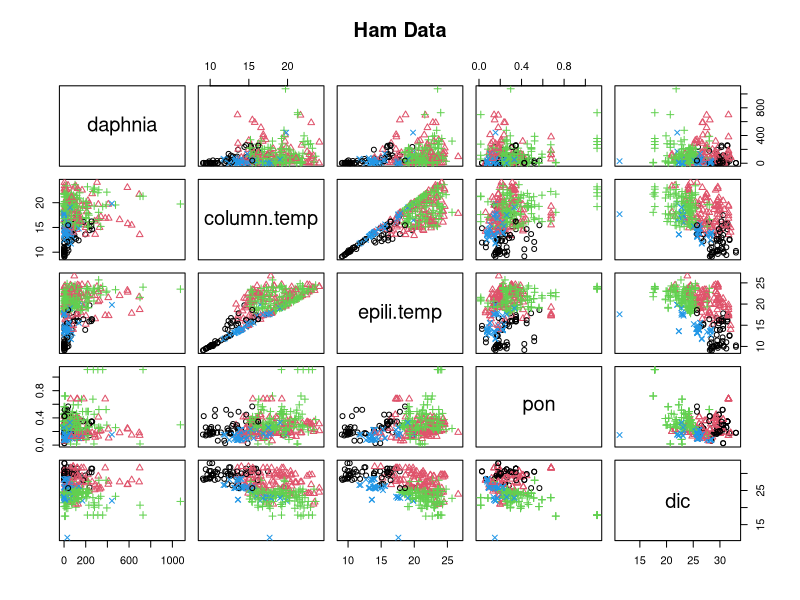
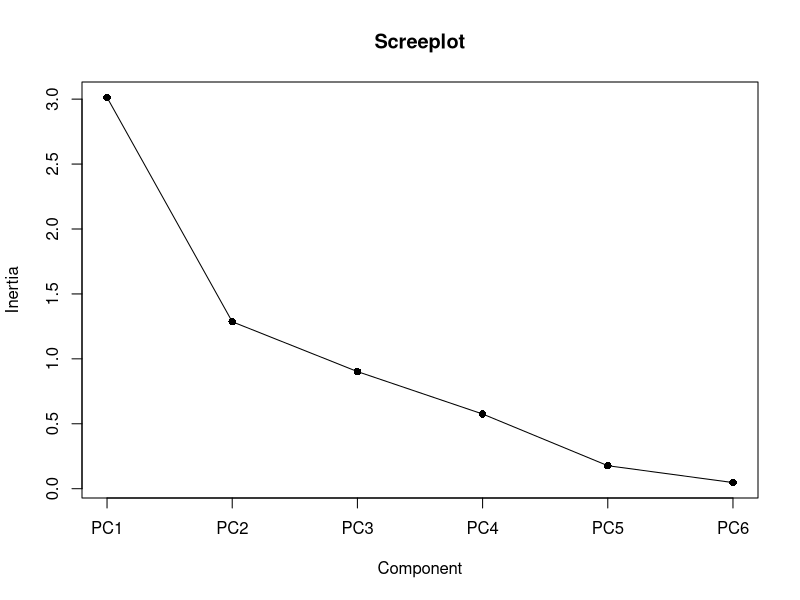
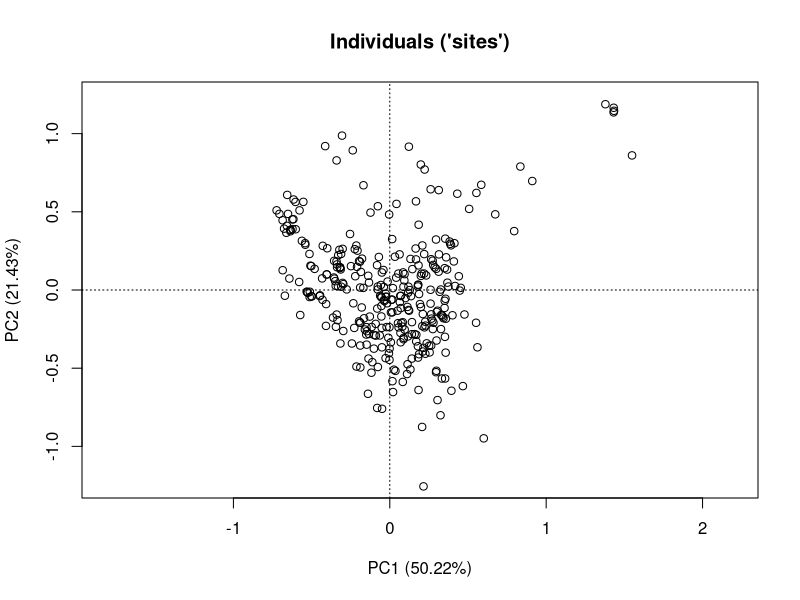
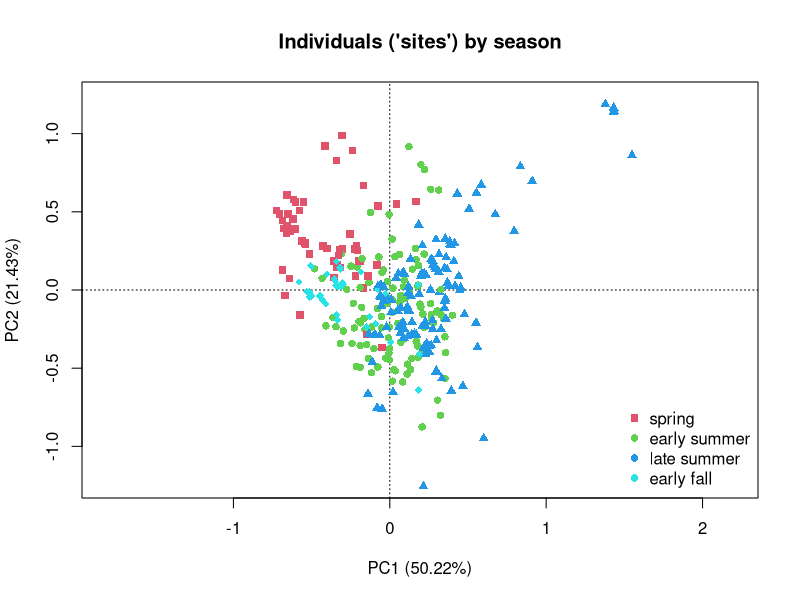
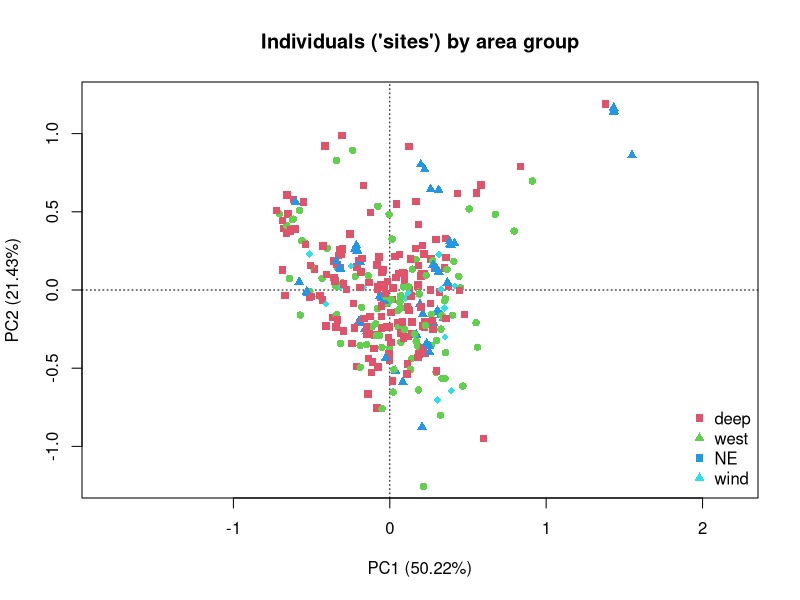
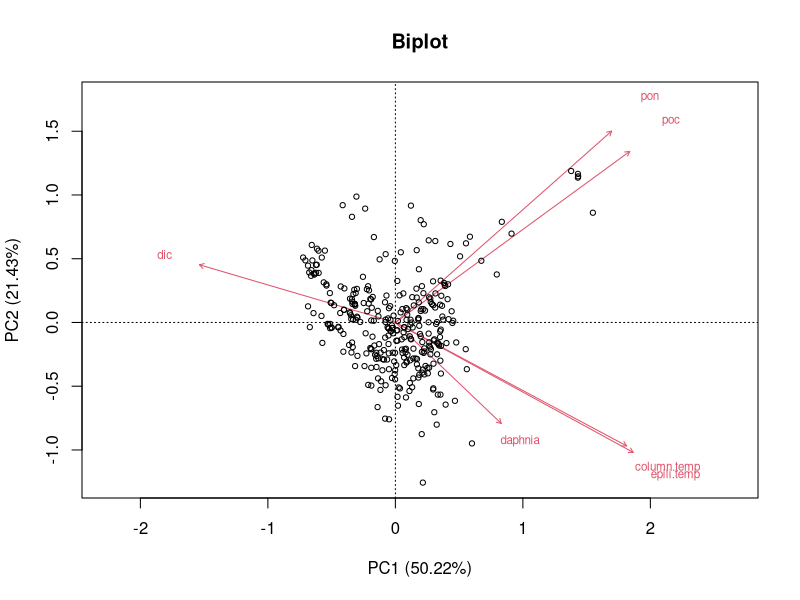
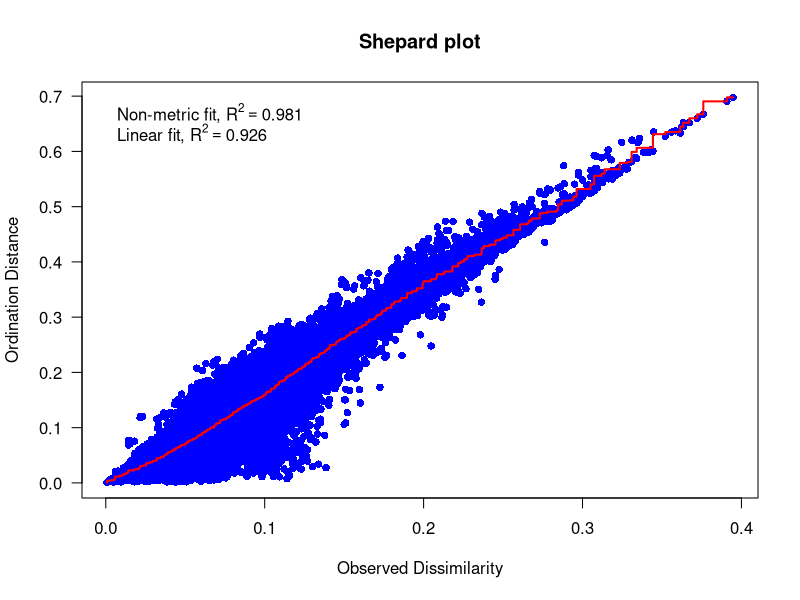
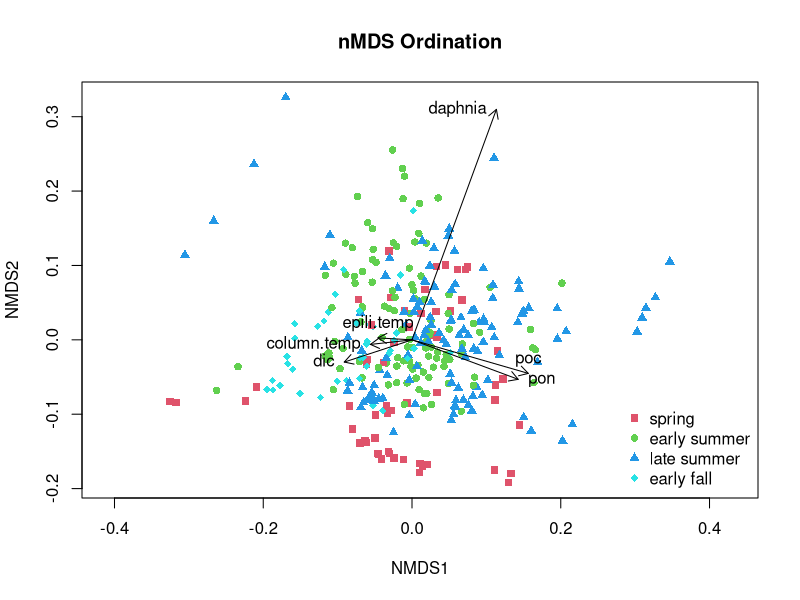

R code for these plots, in order:
## ---- chunk 1
library(readxl)
library(vegan)
soln=FALSE
# xlsx files
ham <- read_excel("ind dates flat all parameters Hamilton only FOR Kim.xlsx")

ham$area_group <- as.factor(ham$area_group)
## ---- chunk 2
## Select the variables interested
ham.multi <- ham[,c("area_group","season","Station_Acronym","Daphnia",
                    "watercolumn_temp","mean_mixing_depth_temp",
                    "PON_ECCC1m", "DIC_ECCC1m", "POC_ECCC1m")]


## Remove all rows containing NAs
ham.multi <- na.omit(ham.multi)


## Rename the columns
colnames(ham.multi) <- c("area","season","station","daphnia","column.temp",
                         "epili.temp","pon","dic","poc")
## ---- chunk 3
## Recode the season numeric code into factors
table(ham.multi$season)
ham.multi$season <- factor(ham.multi$season, 
                           levels = c(1, 2, 3, 4), 
                           labels = c("spring", "early summer",
                                      "late summer", "early fall"))
## ---- chunk 4
## Correlation table
cor.df <- cor(ham.multi[4:9])
knitr::kable(cor.df)

## Correlation plot
pairs(ham.multi[4:8], main = "Ham Data",
      pch = as.numeric(ham.multi$season), col = (ham.multi$season))
      # colored depending on season
## ---- chunk 5
## Run PCA analysis
pca.ham <- rda(ham.multi[,4:9], scale = TRUE) #subset for all continuous variables
## ---- chunk 6
## Screeplot
screeplot(pca.ham, type = ("lines"), main = "Screeplot", pch = 16, cex = 1)
## ---- chunk 7
pvar <- c(50.22, 21.43)
pvar
## ---- chunk 8
# Create a blank plot
ordiplot(pca.ham, type = "n", main = "Individuals ('sites')",
         xlab = paste0("PC1 (",pvar[1], "%)"), 
         ylab = paste0("PC2 (", pvar[2],"%)"), 
         ylim = c(-1.2,1.2))

# Use points() to add points
points(pca.ham, display = "sites", cex = 1) # add sites
## ---- chunk 9
## Create an empty canvas
ordiplot(pca.ham, type = "n", main = "Individuals ('sites') by season",
         xlab = paste0("PC1 (",pvar[1], "%)"),
         ylab = paste0("PC2 (", pvar[2],"%)"),
         ylim = c(-1.2,1.2)) # specify the y-axis limits

## Use points() to add points
points(pca.ham, display = "sites",
       pch = as.numeric(ham.multi$season) + 14, 
       col = c(2, 3, 4, 5) [as.numeric(ham.multi$season)], 
       cex = 1) # add sites

## Add legends
legend("bottomright", legend = unique(ham.multi$season),
       pch = as.numeric(ham.multi$season) +14,
       col = c(2, 3, 4, 5), bty = "n") # bty specifys legend box boarder


## ---- chunk 10
## Plot the individuals
ordiplot(pca.ham, type = "n", main = "Individuals ('sites') by area group",
         xlab = paste0("PC1 (",pvar[1], "%)"),
         ylab = paste0("PC2 (", pvar[2],"%)"),
         ylim = c(-1.2,1.2)) # specify the -axis limits

## Use points() to add points
points(pca.ham, display = "sites",
       pch = as.numeric(ham.multi$area) + 14,
       col = c(2, 3, 4, 5) [as.numeric(ham.multi$area)],
       cex = 1) # add sites

## Add legends
legend("bottomright", legend = unique(ham.multi$area),
       pch = as.numeric(ham.multi$area) +14,
       col = c(2, 3, 4, 5), bty = "n") # bty specifys legend box boarder
## ---- chunk 11
## Biplot for PCA
biplot(pca.ham,
       display = c("sites","species"), 
       type = c("text", "points"),
       main = "Biplot",
       xlab = paste0("PC1 (",pvar[1], "%)"),
       ylab = paste0("PC2 (", pvar[2],"%)"))
## ---- chunk 12
## Run nMDS
nmds.ham <- metaMDS(ham.multi[,4:9], distance = "bray", k = 2, trace = FALSE)

## Stress
nmds.ham$stress
## ---- chunk 13
## Shepard plot
stressplot(nmds.ham, pch = 16, las = 1,
           main = "Shepard plot")
## ---- chunk 14
## Create empty canvas
ordiplot(nmds.ham, type = "n", main = "nMDS Ordination")

## Add points and legends
points(nmds.ham, display = "sites",
       pch = as.numeric(ham.multi$season) + 14,
       col = c(2, 3, 4, 5) [as.numeric(ham.multi$season)],
       cex = 1) # add sites
legend("bottomright", legend = unique(ham.multi$season),
       pch = as.numeric(unique(ham.multi$season)) + 14,
       col = c(2,3,4,5), bty = "n", cex = 1) # add legend

## Add species scores manually
species_scores <- scores(nmds.ham, display = "species")
arrows(0, 0, species_scores[,1], species_scores[,2],
       col = "black", length = 0.1) # draw arrow from (0,0)
text(species_scores[,1], species_scores[,2],
     labels = rownames(species_scores), col = "black",
     pos = c(2,2,3,4,2,3))
